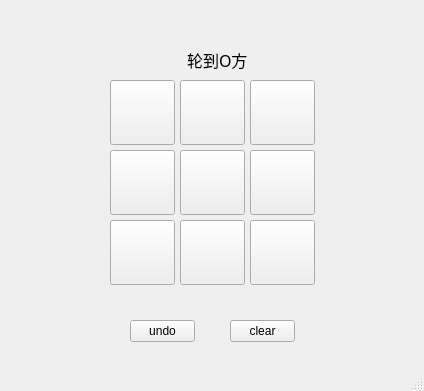
<?xml version="1.0" encoding="UTF-8"?>
<ui version="4.0">
 <class>MainWindow</class>
 <widget class="QMainWindow" name="MainWindow">
  <property name="geometry">
   <rect>
    <x>0</x>
    <y>0</y>
    <width>424</width>
    <height>391</height>
   </rect>
  </property>
  <property name="windowTitle">
   <string>MainWindow</string>
  </property>
  <widget class="QWidget" name="centralwidget">
   <widget class="QPushButton" name="pushButton10">
    <property name="geometry">
     <rect>
      <x>110</x>
      <y>150</y>
      <width>65</width>
      <height>65</height>
     </rect>
    </property>
    <property name="font">
     <font>
      <pointsize>30</pointsize>
     </font>
    </property>
    <property name="text">
     <string/>
    </property>
    <property name="iconSize">
     <size>
      <width>14</width>
      <height>14</height>
     </size>
    </property>
   </widget>
   <widget class="QPushButton" name="pushButton11">
    <property name="geometry">
     <rect>
      <x>180</x>
      <y>150</y>
      <width>65</width>
      <height>65</height>
     </rect>
    </property>
    <property name="font">
     <font>
      <pointsize>30</pointsize>
     </font>
    </property>
    <property name="text">
     <string/>
    </property>
   </widget>
   <widget class="QPushButton" name="pushButton12">
    <property name="geometry">
     <rect>
      <x>250</x>
      <y>150</y>
      <width>65</width>
      <height>65</height>
     </rect>
    </property>
    <property name="font">
     <font>
      <pointsize>30</pointsize>
     </font>
    </property>
    <property name="text">
     <string/>
    </property>
   </widget>
   <widget class="QPushButton" name="pushButton00">
    <property name="geometry">
     <rect>
      <x>110</x>
      <y>80</y>
      <width>65</width>
      <height>65</height>
     </rect>
    </property>
    <property name="font">
     <font>
      <pointsize>30</pointsize>
     </font>
    </property>
    <property name="text">
     <string/>
    </property>
    <property name="iconSize">
     <size>
      <width>14</width>
      <height>14</height>
     </size>
    </property>
   </widget>
   <widget class="QPushButton" name="pushButton21">
    <property name="geometry">
     <rect>
      <x>180</x>
      <y>220</y>
      <width>65</width>
      <height>65</height>
     </rect>
    </property>
    <property name="font">
     <font>
      <pointsize>30</pointsize>
     </font>
    </property>
    <property name="text">
     <string/>
    </property>
   </widget>
   <widget class="QPushButton" name="buttonUndo">
    <property name="geometry">
     <rect>
      <x>130</x>
      <y>320</y>
      <width>65</width>
      <height>22</height>
     </rect>
    </property>
    <property name="text">
     <string>undo</string>
    </property>
   </widget>
   <widget class="QPushButton" name="pushButton22">
    <property name="geometry">
     <rect>
      <x>250</x>
      <y>220</y>
      <width>65</width>
      <height>65</height>
     </rect>
    </property>
    <property name="font">
     <font>
      <pointsize>30</pointsize>
     </font>
    </property>
    <property name="text">
     <string/>
    </property>
   </widget>
   <widget class="QPushButton" name="pushButton02">
    <property name="geometry">
     <rect>
      <x>250</x>
      <y>80</y>
      <width>65</width>
      <height>65</height>
     </rect>
    </property>
    <property name="font">
     <font>
      <pointsize>30</pointsize>
     </font>
    </property>
    <property name="text">
     <string/>
    </property>
   </widget>
   <widget class="QPushButton" name="pushButton01">
    <property name="geometry">
     <rect>
      <x>180</x>
      <y>80</y>
      <width>65</width>
      <height>65</height>
     </rect>
    </property>
    <property name="font">
     <font>
      <pointsize>30</pointsize>
     </font>
    </property>
    <property name="text">
     <string/>
    </property>
   </widget>
   <widget class="QLabel" name="label">
    <property name="geometry">
     <rect>
      <x>187</x>
      <y>50</y>
      <width>61</width>
      <height>20</height>
     </rect>
    </property>
    <property name="font">
     <font>
      <family>微软雅黑</family>
      <pointsize>12</pointsize>
     </font>
    </property>
    <property name="text">
     <string>轮到O方</string>
    </property>
   </widget>
   <widget class="QPushButton" name="pushButton20">
    <property name="geometry">
     <rect>
      <x>110</x>
      <y>220</y>
      <width>65</width>
      <height>65</height>
     </rect>
    </property>
    <property name="font">
     <font>
      <pointsize>30</pointsize>
     </font>
    </property>
    <property name="text">
     <string/>
    </property>
    <property name="iconSize">
     <size>
      <width>14</width>
      <height>14</height>
     </size>
    </property>
   </widget>
   <widget class="QPushButton" name="buttonClear">
    <property name="geometry">
     <rect>
      <x>230</x>
      <y>320</y>
      <width>65</width>
      <height>22</height>
     </rect>
    </property>
    <property name="text">
     <string>clear</string>
    </property>
   </widget>
  </widget>
  <widget class="QMenuBar" name="menubar">
   <property name="geometry">
    <rect>
     <x>0</x>
     <y>0</y>
     <width>424</width>
     <height>21</height>
    </rect>
   </property>
  </widget>
  <widget class="QStatusBar" name="statusbar"/>
 </widget>
 <resources/>
 <connections/>
</ui>
